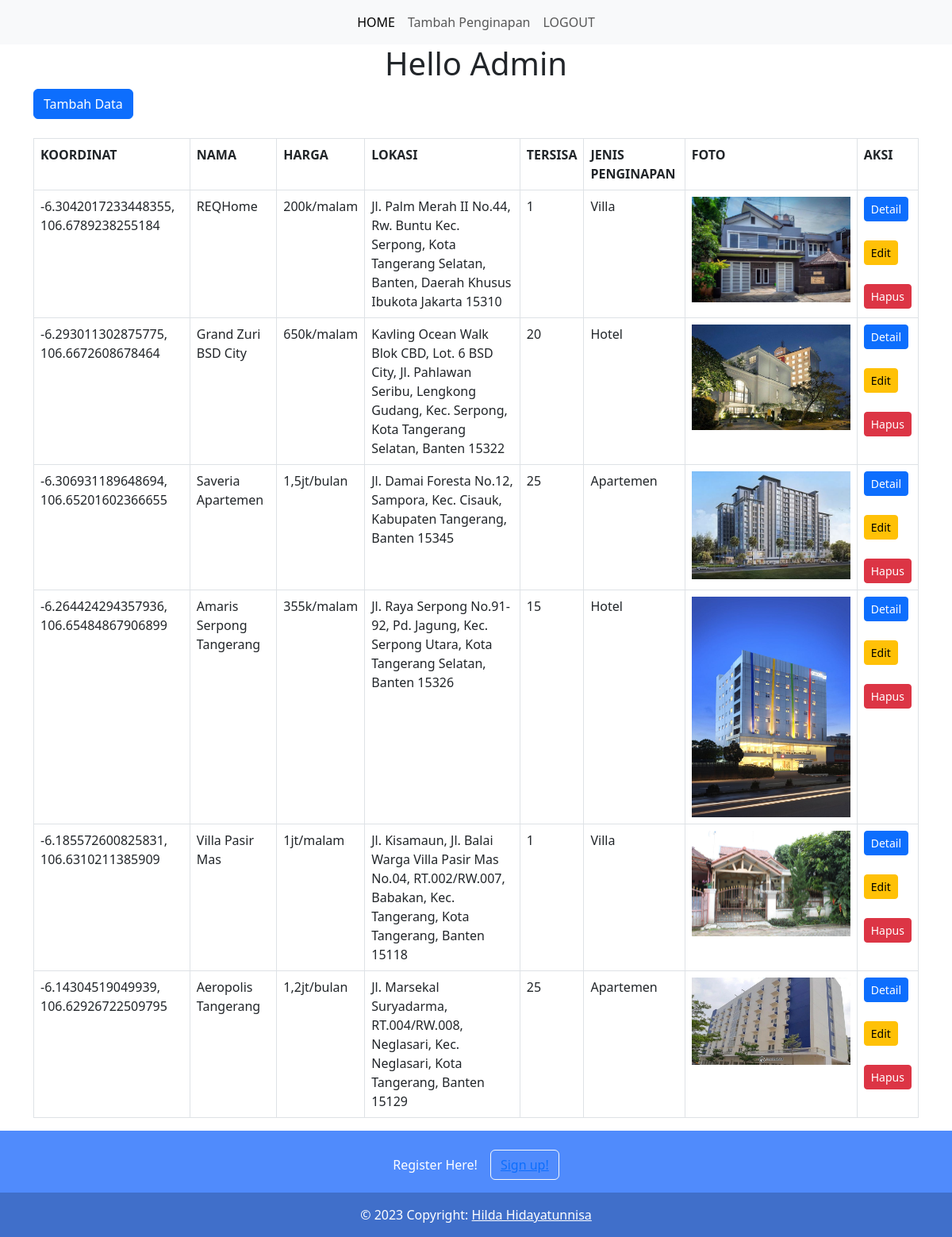
The page /penginapan/ (signed in) on the database its author committed.
### nginap/models.py (models this page shows, shortened)
class Penginapan(models.Model):
    koordinat = models.CharField(max_length=100)
    nama = models.CharField(max_length=50)
    harga = models.CharField(max_length=50)
    lokasi = models.CharField(max_length=250)
    tersisa = models.IntegerField(null=True)
    jenis_id = models.ForeignKey(Jenis, on_delete=models.CASCADE, null=True)
    foto = models.ImageField(upload_to='foto/', null=True)

class Jenis(models.Model):
    jenis = models.CharField(max_length=50)
    def __str__(self):
        return self.jenis

### nginap/views.py (the view)
# urls.py: path('penginapan/', nginap, name='penginapan'),
@login_required(login_url= settings.LOGIN_URL)
def nginap(request):
    nginaps = Penginapan.objects.all()
    judul = "Data Penginapan di Wilayah Tangerang"
    konteks = {
        "title": judul,
        "subtitle": judul,
        "nginaps" : nginaps,
    }
    return render(request, 'penginapan.html', konteks)

### nginap/templates/penginapan.html (shortened to what this page needs)
{% extends 'base3.html' %}
{% block content %}
   <center><h1>Hello Admin</h1></center>
   <a href="/tambah_penginapan" type="button" class="btn btn-primary">Tambah Data</a>
   <br><br>
   <table class="table table-bordered table-stripe">
        <tr>
            <th>KOORDINAT</th>
            <th>NAMA</th>
            <th>HARGA</th>
            <th>LOKASI</th>
            <th>TERSISA</th>
            <th>JENIS PENGINAPAN</th>
            <th>FOTO</th>
            <th>AKSI</th>
        </tr>
        {% for penginapan in nginaps %}
        <tr>
            <td>{{ penginapan.koordinat }}</td>
            <td>{{ penginapan.nama }}</td>
            <td>{{ penginapan.harga }}</td>
            <td>{{ penginapan.lokasi }}</td>
            <td>{{ penginapan.tersisa }}</td>
            <td>{{ penginapan.jenis_id }}</td>
            <td>
                {% if penginapan.foto %}
                <img src="{{ penginapan.foto.url }}" width="200px">
                {% endif %}
            </td>
            <td>
                <a href="{% url 'detail_penginapan' penginapan.id %}" class="btn btn-sm btn-primary">Detail</a><br><br>
                <a href="{% url 'update_penginapan' penginapan.id %}" class="btn btn-sm btn-warning">Edit</a><br><br>
                <a href="#" class="btn btn-sm btn-danger" onclick="hapus_penginapan('{{ penginapan.id}}','{{ penginapan.nama}}')">Hapus</a>
            </td>
        </tr>
        {% endfor %}
    </table>
{% endblock %}

### rows shown on the page
Penginapan: koordinat "-6.3042017233448355, 106.6789238255184", nama "REQHome", harga "200k/malam", lokasi "Jl. Palm Merah II No.44, Rw. Buntu Kec. Serpong, Kota Tangerang Selatan, Banten, Daerah Khusus Ibukota Jakarta 15310", tersisa "1", jenis_id "Villa", foto (picture)
Penginapan: koordinat "-6.293011302875775, 106.6672608678464", nama "Grand Zuri BSD City", harga "650k/malam", lokasi "Kavling Ocean Walk Blok CBD, Lot. 6 BSD City, Jl. Pahlawan Seribu, Lengkong Gudang, Kec. Serpong, Kota Tangerang Selatan, Banten 15322", tersisa "20", jenis_id "Hotel", foto (picture)
Penginapan: koordinat "-6.306931189648694, 106.65201602366655", nama "Saveria Apartemen", harga "1,5jt/bulan", lokasi "Jl. Damai Foresta No.12, Sampora, Kec. Cisauk, Kabupaten Tangerang, Banten 15345", tersisa "25", jenis_id "Apartemen", foto (picture)
Penginapan: koordinat "-6.264424294357936, 106.65484867906899", nama "Amaris Serpong Tangerang", harga "355k/malam", lokasi "Jl. Raya Serpong No.91-92, Pd. Jagung, Kec. Serpong Utara, Kota Tangerang Selatan, Banten 15326", tersisa "15", jenis_id "Hotel", foto (picture)
Penginapan: koordinat "-6.185572600825831, 106.6310211385909", nama "Villa Pasir Mas", harga "1jt/malam", lokasi "Jl. Kisamaun, Jl. Balai Warga Villa Pasir Mas No.04, RT.002/RW.007, Babakan, Kec. Tangerang, Kota Tangerang, Banten 15118", tersisa "1", jenis_id "Villa", foto (picture)
Penginapan: koordinat "-6.14304519049939, 106.62926722509795", nama "Aeropolis Tangerang", harga "1,2jt/bulan", lokasi "Jl. Marsekal Suryadarma, RT.004/RW.008, Neglasari, Kec. Neglasari, Kota Tangerang, Banten 15129", tersisa "25", jenis_id "Apartemen", foto (picture)
